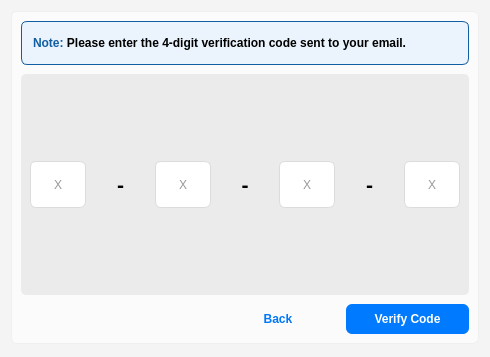
<?xml version="1.0" encoding="UTF-8"?>
<ui version="4.0">
 <class>Dialog</class>
 <widget class="QDialog" name="Dialog">
  <property name="geometry">
   <rect>
    <x>0</x>
    <y>0</y>
    <width>490</width>
    <height>357</height>
   </rect>
  </property>
  <property name="sizePolicy">
   <sizepolicy hsizetype="Preferred" vsizetype="Expanding">
    <horstretch>0</horstretch>
    <verstretch>0</verstretch>
   </sizepolicy>
  </property>
  <property name="windowTitle">
   <string>Dialog</string>
  </property>
  <property name="styleSheet">
   <string notr="true">background-color: rgb(244, 244, 244);</string>
  </property>
  <layout class="QGridLayout" name="gridLayout" rowstretch="0">
   <property name="bottomMargin">
    <number>13</number>
   </property>
   <item row="0" column="0">
    <widget class="QFrame" name="frame">
     <property name="styleSheet">
      <string notr="true">QFrame {
background-color: rgb(251, 251, 251);
border: 1px solid rgb(239, 239, 239);
border-radius:6px;
}</string>
     </property>
     <property name="frameShape">
      <enum>QFrame::Shape::StyledPanel</enum>
     </property>
     <property name="frameShadow">
      <enum>QFrame::Shadow::Raised</enum>
     </property>
     <layout class="QGridLayout" name="gridLayout_2" rowstretch="0,0" columnstretch="0">
      <property name="spacing">
       <number>6</number>
      </property>
      <item row="1" column="0">
       <widget class="QStackedWidget" name="fp_stackedWidget">
        <property name="styleSheet">
         <string notr="true">background-color: transparent;
border: none;</string>
        </property>
        <property name="currentIndex">
         <number>1</number>
        </property>
        <widget class="QWidget" name="fp_page_1">
         <layout class="QGridLayout" name="gridLayout_3" rowstretch="3,5,0" columnstretch="0,0,1">
          <property name="leftMargin">
           <number>0</number>
          </property>
          <property name="topMargin">
           <number>0</number>
          </property>
          <property name="rightMargin">
           <number>0</number>
          </property>
          <property name="bottomMargin">
           <number>0</number>
          </property>
          <item row="0" column="0" colspan="3">
           <widget class="QLabel" name="fp_page1_note">
            <property name="font">
             <font>
              <bold>true</bold>
             </font>
            </property>
            <property name="styleSheet">
             <string notr="true">background-color: rgb(235, 243, 252);
border: 1px solid rgb(17, 94, 163);</string>
            </property>
            <property name="text">
             <string>&lt;html&gt;&lt;head/&gt;&lt;body&gt;&lt;p&gt;&lt;span style=&quot; font-weight:700; color:#115da2;&quot;&gt;Note: &lt;/span&gt;Please fill in your Account ID, Birthday, and Email Address to proceed.&lt;/p&gt;&lt;/body&gt;&lt;/html&gt;</string>
            </property>
            <property name="wordWrap">
             <bool>true</bool>
            </property>
            <property name="indent">
             <number>11</number>
            </property>
           </widget>
          </item>
          <item row="2" column="0">
           <spacer name="horizontalSpacer">
            <property name="orientation">
             <enum>Qt::Orientation::Horizontal</enum>
            </property>
            <property name="sizeHint" stdset="0">
             <size>
              <width>206</width>
              <height>28</height>
             </size>
            </property>
           </spacer>
          </item>
          <item row="1" column="0" colspan="3">
           <widget class="QWidget" name="widget_2" native="true">
            <property name="sizePolicy">
             <sizepolicy hsizetype="MinimumExpanding" vsizetype="MinimumExpanding">
              <horstretch>0</horstretch>
              <verstretch>0</verstretch>
             </sizepolicy>
            </property>
            <property name="styleSheet">
             <string notr="true">background-color: rgb(235, 235, 235);
border-radius: 5px;</string>
            </property>
            <layout class="QVBoxLayout" name="verticalLayout" stretch="0,0,0,0,0,0,0,0">
             <property name="spacing">
              <number>6</number>
             </property>
             <property name="leftMargin">
              <number>10</number>
             </property>
             <property name="topMargin">
              <number>12</number>
             </property>
             <property name="rightMargin">
              <number>10</number>
             </property>
             <property name="bottomMargin">
              <number>14</number>
             </property>
             <item>
              <widget class="QLabel" name="label_2">
               <property name="font">
                <font>
                 <bold>true</bold>
                </font>
               </property>
               <property name="styleSheet">
                <string notr="true">border: none;</string>
               </property>
               <property name="text">
                <string>Account ID</string>
               </property>
               <property name="indent">
                <number>6</number>
               </property>
              </widget>
             </item>
             <item>
              <widget class="QLineEdit" name="forgot_pass_id_box">
               <property name="sizePolicy">
                <sizepolicy hsizetype="Expanding" vsizetype="Expanding">
                 <horstretch>0</horstretch>
                 <verstretch>0</verstretch>
                </sizepolicy>
               </property>
               <property name="styleSheet">
                <string notr="true">QLineEdit {
    background-color: #ffffff;
    border: 1px solid #dcdcdc;
    border-radius: 6px;
    padding-left: 10px; /* space for icon */
    padding-right: 10px;
    padding-top: 6px;
    padding-bottom: 6px;
    font: 12px 'Segoe UI', sans-serif;
    color: #333333;
}

QLineEdit:focus {
    border: 1px solid #4a90e2;
    outline: none;
}</string>
               </property>
               <property name="echoMode">
                <enum>QLineEdit::EchoMode::Normal</enum>
               </property>
               <property name="placeholderText">
                <string>Enter account id...</string>
               </property>
               <property name="clearButtonEnabled">
                <bool>true</bool>
               </property>
              </widget>
             </item>
             <item>
              <widget class="Line" name="line_2">
               <property name="orientation">
                <enum>Qt::Orientation::Horizontal</enum>
               </property>
              </widget>
             </item>
             <item>
              <widget class="QLabel" name="label_3">
               <property name="font">
                <font>
                 <bold>true</bold>
                </font>
               </property>
               <property name="styleSheet">
                <string notr="true">border: none;</string>
               </property>
               <property name="text">
                <string>Birthday</string>
               </property>
               <property name="indent">
                <number>6</number>
               </property>
              </widget>
             </item>
             <item>
              <widget class="QDateEdit" name="forgot_pass_birthday_box">
               <property name="sizePolicy">
                <sizepolicy hsizetype="MinimumExpanding" vsizetype="MinimumExpanding">
                 <horstretch>0</horstretch>
                 <verstretch>0</verstretch>
                </sizepolicy>
               </property>
               <property name="toolTip">
                <string>Enter your birthday.</string>
               </property>
               <property name="styleSheet">
                <string notr="true">QDateEdit {
    background-color: white;
    border: 1px solid #ccc;
    border-radius: 4px;
    padding: 5px 10px;
    font-size: 14px;
    color: #333;
}

QDateEdit:focus {
    border: 1px solid #66afe9;
    outline: none;
}

QDateEdit QAbstractItemView {
    background-color: white;
    border: none;
}

QDateEdit::drop-down {
    border: none;
    background-color: white;
    padding: 2px;
}

QDateEdit::down-arrow {
    width: 12px;
    height: 12px;
    image: url(&quot;resources/arrow_down.png&quot;); /* Customize the arrow image if desired */
}

/* Modern Minimalist PySide6 QCalendar Stylesheet */

QCalendarWidget {
    background-color: white;
    border: none;
}

/* Header row with navigation arrows and month/year */
QCalendarWidget QWidget#qt_calendar_navigationbar {
    background-color: #4a90e2;
    padding: 4px;
}

/* Month/Year label in header */
QCalendarWidget QToolButton {
    color: white;
    background-color: transparent;
    font-size: 14px;
    font-weight: bold;
    padding: 5px 10px;
    border-radius: 4px;
}

/* Navigation arrows */
QCalendarWidget QToolButton#qt_calendar_prevmonth,
QCalendarWidget QToolButton#qt_calendar_nextmonth {
    color: white;
    background-color: transparent;
    qproperty-icon: none;
    min-width: 24px;
    max-width: 24px;
    min-height: 24px;
    max-height: 24px;
    border-radius: 12px;
}

/* Arrow hover states */
QCalendarWidget QToolButton#qt_calendar_prevmonth:hover,
QCalendarWidget QToolButton#qt_calendar_nextmonth:hover {
    background-color: rgba(255, 255, 255, 0.2);
}

/* Previous month arrow */
QCalendarWidget QToolButton#qt_calendar_prevmonth {
    qproperty-text: &quot;&lt;&quot;;
    font-weight: bold;
}

/* Next month arrow */
QCalendarWidget QToolButton#qt_calendar_nextmonth {
    qproperty-text: &quot;&gt;&quot;;
    font-weight: bold;
}

/* Day of week header */
QCalendarWidget QAbstractItemView::section {
    color: #666666;
    background-color: #f5f5f5;
    padding: 6px;
    font-size: 12px;
    font-weight: 500;
    border: none;
}

/* Weekend headers */
QCalendarWidget QAbstractItemView::section:first,
QCalendarWidget QAbstractItemView::section:last {
    color: #e74c3c;
}

/* Days grid */
QCalendarWidget QAbstractItemView {
    selection-background-color: #4a90e2;
    selection-color: white;
    alternate-background-color: transparent;
    background-color: white;
    outline: none;
    border: none;
}

/* Calendar cells */
QCalendarWidget QTableView {
    border: none;
    font-size: 13px;
}

/* Actual day cells */
QCalendarWidget QTableView QTableCornerButton::section,
QCalendarWidget QTableView QAbstractItemView::item {
    border: 1px solid #f3f3f3;
    min-height: 32px;
    padding: 2px;
}

/* Today's date */
QCalendarWidget QTableView QAbstractItemView::item:selected {
    background-color: #4a90e2;
    color: white;
    border-radius: 2px;
}

/* Hover effect on days */
QCalendarWidget QTableView QAbstractItemView::item:hover {
    background-color: #f0f0f0;
    border-radius: 2px;
}

/* Days from other months */
QCalendarWidget QTableView QAbstractItemView::item:!enabled {
    color: #cccccc;
    background-color: #fafafa;
}

/* Weekend days */
QCalendarWidget QTableView QAbstractItemView::item[weekend=&quot;true&quot;] {
    color: #e74c3c;
}
</string>
               </property>
               <property name="calendarPopup">
                <bool>true</bool>
               </property>
               <property name="date">
                <date>
                 <year>2025</year>
                 <month>3</month>
                 <day>21</day>
                </date>
               </property>
              </widget>
             </item>
             <item>
              <widget class="Line" name="line_4">
               <property name="orientation">
                <enum>Qt::Orientation::Horizontal</enum>
               </property>
              </widget>
             </item>
             <item>
              <widget class="QLabel" name="label">
               <property name="sizePolicy">
                <sizepolicy hsizetype="MinimumExpanding" vsizetype="MinimumExpanding">
                 <horstretch>0</horstretch>
                 <verstretch>0</verstretch>
                </sizepolicy>
               </property>
               <property name="font">
                <font>
                 <bold>true</bold>
                </font>
               </property>
               <property name="styleSheet">
                <string notr="true">border: none;</string>
               </property>
               <property name="text">
                <string>Email</string>
               </property>
               <property name="indent">
                <number>6</number>
               </property>
              </widget>
             </item>
             <item>
              <widget class="QLineEdit" name="forgot_pass_email_box">
               <property name="sizePolicy">
                <sizepolicy hsizetype="Expanding" vsizetype="Expanding">
                 <horstretch>0</horstretch>
                 <verstretch>0</verstretch>
                </sizepolicy>
               </property>
               <property name="styleSheet">
                <string notr="true">QLineEdit {
    background-color: #ffffff;
    border: 1px solid #dcdcdc;
    border-radius: 6px;
    padding-left: 10px; /* space for icon */
    padding-right: 10px;
    padding-top: 6px;
    padding-bottom: 6px;
    font: 12px 'Segoe UI', sans-serif;
    color: #333333;
}

QLineEdit:focus {
    border: 1px solid #4a90e2;
    outline: none;
}</string>
               </property>
               <property name="echoMode">
                <enum>QLineEdit::EchoMode::Normal</enum>
               </property>
               <property name="placeholderText">
                <string>Enter email...</string>
               </property>
               <property name="clearButtonEnabled">
                <bool>true</bool>
               </property>
              </widget>
             </item>
            </layout>
           </widget>
          </item>
          <item row="2" column="2">
           <widget class="QPushButton" name="confirm_btn">
            <property name="sizePolicy">
             <sizepolicy hsizetype="Expanding" vsizetype="Expanding">
              <horstretch>0</horstretch>
              <verstretch>0</verstretch>
             </sizepolicy>
            </property>
            <property name="styleSheet">
             <string notr="true">    QPushButton {
  		background-color: rgb(0, 122, 255);
		color: rgb(255, 255, 255);
        border: none;
        border-radius: 6px;
        padding: 8px 18px;
        font-weight: 600;
    }
    QPushButton:hover {
	background-color: rgb(249, 249, 249);
	color: rgb(0, 122, 255);
    }
    QPushButton:pressed {
	background-color: rgb(0, 113, 234);
		color: rgb(255, 255, 255);
    }</string>
            </property>
            <property name="text">
             <string>Confirm</string>
            </property>
           </widget>
          </item>
          <item row="2" column="1">
           <widget class="QPushButton" name="fp_back_btn">
            <property name="sizePolicy">
             <sizepolicy hsizetype="MinimumExpanding" vsizetype="MinimumExpanding">
              <horstretch>1</horstretch>
              <verstretch>0</verstretch>
             </sizepolicy>
            </property>
            <property name="cursor">
             <cursorShape>PointingHandCursor</cursorShape>
            </property>
            <property name="styleSheet">
             <string notr="true">    QPushButton {
	color: rgb(0, 120, 250);
        border: none;
        border-radius: 6px;
        padding: 8px 18px;
        font-weight: 600;
    }
    QPushButton:hover {
		background-color: rgb(251, 251, 251);
		color: rgb(0, 120, 250);
		text-decoration: underline;
    }
    QPushButton:pressed {
		background-color: rgb(0, 122, 255);
		color: rgb(255, 255, 255);
    }</string>
            </property>
            <property name="text">
             <string>Back</string>
            </property>
           </widget>
          </item>
         </layout>
        </widget>
        <widget class="QWidget" name="fp_page_2">
         <layout class="QGridLayout" name="gridLayout_4" rowstretch="1,5,0" columnstretch="0,0,1">
          <property name="leftMargin">
           <number>0</number>
          </property>
          <property name="topMargin">
           <number>0</number>
          </property>
          <property name="rightMargin">
           <number>0</number>
          </property>
          <property name="bottomMargin">
           <number>0</number>
          </property>
          <property name="verticalSpacing">
           <number>9</number>
          </property>
          <item row="1" column="0" colspan="3">
           <widget class="QWidget" name="widget_3" native="true">
            <property name="sizePolicy">
             <sizepolicy hsizetype="MinimumExpanding" vsizetype="MinimumExpanding">
              <horstretch>0</horstretch>
              <verstretch>0</verstretch>
             </sizepolicy>
            </property>
            <property name="styleSheet">
             <string notr="true">background-color: rgb(235, 235, 235);
border-radius: 5px;</string>
            </property>
            <layout class="QGridLayout" name="gridLayout_6" rowstretch="3,2,3">
             <item row="0" column="0">
              <widget class="QFrame" name="frame_3">
               <property name="frameShape">
                <enum>QFrame::Shape::StyledPanel</enum>
               </property>
               <property name="frameShadow">
                <enum>QFrame::Shadow::Raised</enum>
               </property>
              </widget>
             </item>
             <item row="1" column="0">
              <layout class="QGridLayout" name="gridLayout_5" columnstretch="1,1,1,1,1,1,1">
               <item row="0" column="5">
                <widget class="QLabel" name="label_22">
                 <property name="font">
                  <font>
                   <pointsize>16</pointsize>
                   <bold>true</bold>
                  </font>
                 </property>
                 <property name="text">
                  <string>-</string>
                 </property>
                 <property name="alignment">
                  <set>Qt::AlignmentFlag::AlignCenter</set>
                 </property>
                </widget>
               </item>
               <item row="0" column="4">
                <widget class="QLineEdit" name="pin_3">
                 <property name="sizePolicy">
                  <sizepolicy hsizetype="Ignored" vsizetype="MinimumExpanding">
                   <horstretch>0</horstretch>
                   <verstretch>0</verstretch>
                  </sizepolicy>
                 </property>
                 <property name="styleSheet">
                  <string notr="true">QLineEdit {
    background-color: #ffffff;
    border: 1px solid #dcdcdc;
    border-radius: 6px;
    padding-left: 10px; /* space for icon */
    padding-right: 10px;
    padding-top: 6px;
    padding-bottom: 6px;
    font: 12px 'Segoe UI', sans-serif;
    color: #333333;
}

QLineEdit:focus {
    border: 1px solid #4a90e2;
    outline: none;
}</string>
                 </property>
                 <property name="alignment">
                  <set>Qt::AlignmentFlag::AlignCenter</set>
                 </property>
                 <property name="placeholderText">
                  <string>X</string>
                 </property>
                </widget>
               </item>
               <item row="0" column="0">
                <widget class="QLineEdit" name="pin_1">
                 <property name="sizePolicy">
                  <sizepolicy hsizetype="Ignored" vsizetype="MinimumExpanding">
                   <horstretch>0</horstretch>
                   <verstretch>0</verstretch>
                  </sizepolicy>
                 </property>
                 <property name="styleSheet">
                  <string notr="true">QLineEdit {
    background-color: #ffffff;
    border: 1px solid #dcdcdc;
    border-radius: 6px;
    padding-left: 10px; /* space for icon */
    padding-right: 10px;
    padding-top: 6px;
    padding-bottom: 6px;
    font: 12px 'Segoe UI', sans-serif;
    color: #333333;
}

QLineEdit:focus {
    border: 1px solid #4a90e2;
    outline: none;
}</string>
                 </property>
                 <property name="alignment">
                  <set>Qt::AlignmentFlag::AlignCenter</set>
                 </property>
                 <property name="placeholderText">
                  <string>X</string>
                 </property>
                </widget>
               </item>
               <item row="0" column="1">
                <widget class="QLabel" name="label_23">
                 <property name="font">
                  <font>
                   <pointsize>16</pointsize>
                   <bold>true</bold>
                  </font>
                 </property>
                 <property name="text">
                  <string>-</string>
                 </property>
                 <property name="alignment">
                  <set>Qt::AlignmentFlag::AlignCenter</set>
                 </property>
                </widget>
               </item>
               <item row="0" column="2">
                <widget class="QLineEdit" name="pin_2">
                 <property name="sizePolicy">
                  <sizepolicy hsizetype="Ignored" vsizetype="MinimumExpanding">
                   <horstretch>0</horstretch>
                   <verstretch>0</verstretch>
                  </sizepolicy>
                 </property>
                 <property name="styleSheet">
                  <string notr="true">QLineEdit {
    background-color: #ffffff;
    border: 1px solid #dcdcdc;
    border-radius: 6px;
    padding-left: 10px; /* space for icon */
    padding-right: 10px;
    padding-top: 6px;
    padding-bottom: 6px;
    font: 12px 'Segoe UI', sans-serif;
    color: #333333;
}

QLineEdit:focus {
    border: 1px solid #4a90e2;
    outline: none;
}</string>
                 </property>
                 <property name="alignment">
                  <set>Qt::AlignmentFlag::AlignCenter</set>
                 </property>
                 <property name="placeholderText">
                  <string>X</string>
                 </property>
                </widget>
               </item>
               <item row="0" column="3">
                <widget class="QLabel" name="label_24">
                 <property name="font">
                  <font>
                   <pointsize>16</pointsize>
                   <bold>true</bold>
                  </font>
                 </property>
                 <property name="text">
                  <string>-</string>
                 </property>
                 <property name="alignment">
                  <set>Qt::AlignmentFlag::AlignCenter</set>
                 </property>
                </widget>
               </item>
               <item row="0" column="6">
                <widget class="QLineEdit" name="pin_4">
                 <property name="sizePolicy">
                  <sizepolicy hsizetype="Ignored" vsizetype="MinimumExpanding">
                   <horstretch>0</horstretch>
                   <verstretch>0</verstretch>
                  </sizepolicy>
                 </property>
                 <property name="styleSheet">
                  <string notr="true">QLineEdit {
    background-color: #ffffff;
    border: 1px solid #dcdcdc;
    border-radius: 6px;
    padding-left: 10px; /* space for icon */
    padding-right: 10px;
    padding-top: 6px;
    padding-bottom: 6px;
    font: 12px 'Segoe UI', sans-serif;
    color: #333333;
}

QLineEdit:focus {
    border: 1px solid #4a90e2;
    outline: none;
}</string>
                 </property>
                 <property name="alignment">
                  <set>Qt::AlignmentFlag::AlignCenter</set>
                 </property>
                 <property name="placeholderText">
                  <string>X</string>
                 </property>
                </widget>
               </item>
              </layout>
             </item>
             <item row="2" column="0">
              <widget class="QFrame" name="frame_2">
               <property name="frameShape">
                <enum>QFrame::Shape::StyledPanel</enum>
               </property>
               <property name="frameShadow">
                <enum>QFrame::Shadow::Raised</enum>
               </property>
              </widget>
             </item>
            </layout>
           </widget>
          </item>
          <item row="0" column="0" colspan="3">
           <widget class="QLabel" name="fp_page2_note">
            <property name="font">
             <font>
              <bold>true</bold>
             </font>
            </property>
            <property name="styleSheet">
             <string notr="true">background-color: rgb(235, 243, 252);
border: 1px solid rgb(17, 94, 163);</string>
            </property>
            <property name="text">
             <string>&lt;html&gt;&lt;head/&gt;&lt;body&gt;&lt;p&gt;&lt;span style=&quot; font-weight:700; color:#115ea3;&quot;&gt;Note:&lt;/span&gt; Please enter the 4-digit verification code sent to your email.&lt;/p&gt;&lt;/body&gt;&lt;/html&gt;</string>
            </property>
            <property name="wordWrap">
             <bool>true</bool>
            </property>
            <property name="indent">
             <number>11</number>
            </property>
           </widget>
          </item>
          <item row="2" column="2">
           <widget class="QPushButton" name="verify_code_btn">
            <property name="sizePolicy">
             <sizepolicy hsizetype="Expanding" vsizetype="Expanding">
              <horstretch>0</horstretch>
              <verstretch>0</verstretch>
             </sizepolicy>
            </property>
            <property name="styleSheet">
             <string notr="true">    QPushButton {
  		background-color: rgb(0, 122, 255);
		color: rgb(255, 255, 255);
        border: none;
        border-radius: 6px;
        padding: 8px 18px;
        font-weight: 600;
    }
    QPushButton:hover {
	background-color: rgb(249, 249, 249);
	color: rgb(0, 122, 255);
    }
    QPushButton:pressed {
	background-color: rgb(0, 113, 234);
		color: rgb(255, 255, 255);
    }</string>
            </property>
            <property name="text">
             <string>Verify Code</string>
            </property>
           </widget>
          </item>
          <item row="2" column="0">
           <spacer name="horizontalSpacer_2">
            <property name="orientation">
             <enum>Qt::Orientation::Horizontal</enum>
            </property>
            <property name="sizeHint" stdset="0">
             <size>
              <width>189</width>
              <height>28</height>
             </size>
            </property>
           </spacer>
          </item>
          <item row="2" column="1">
           <widget class="QPushButton" name="fp_back2_btn">
            <property name="sizePolicy">
             <sizepolicy hsizetype="MinimumExpanding" vsizetype="MinimumExpanding">
              <horstretch>1</horstretch>
              <verstretch>0</verstretch>
             </sizepolicy>
            </property>
            <property name="cursor">
             <cursorShape>PointingHandCursor</cursorShape>
            </property>
            <property name="styleSheet">
             <string notr="true">    QPushButton {
	color: rgb(0, 120, 250);
        border: none;
        border-radius: 6px;
        padding: 8px 18px;
        font-weight: 600;
    }
    QPushButton:hover {
		background-color: rgb(251, 251, 251);
		color: rgb(0, 120, 250);
		text-decoration: underline;
    }
    QPushButton:pressed {
		background-color: rgb(0, 122, 255);
		color: rgb(255, 255, 255);
    }</string>
            </property>
            <property name="text">
             <string>Back</string>
            </property>
           </widget>
          </item>
         </layout>
        </widget>
       </widget>
      </item>
     </layout>
    </widget>
   </item>
  </layout>
 </widget>
 <resources/>
 <connections/>
</ui>
